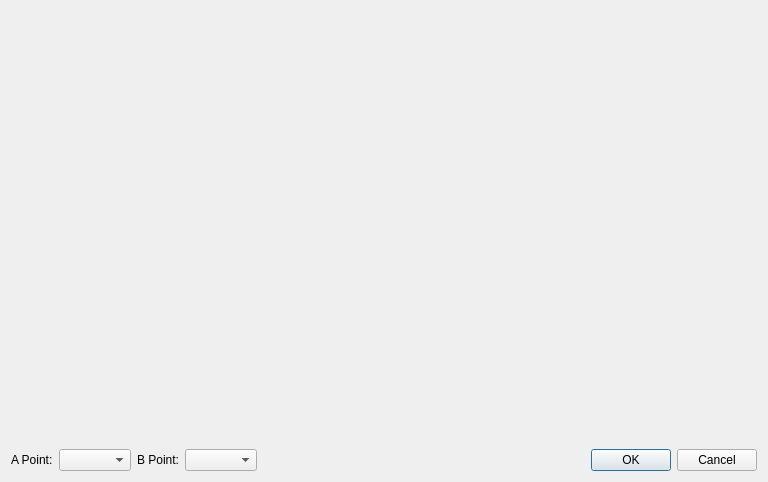
<?xml version="1.0" encoding="UTF-8"?>
<ui version="4.0">
 <class>Dialog</class>
 <widget class="QDialog" name="Dialog">
  <property name="geometry">
   <rect>
    <x>0</x>
    <y>0</y>
    <width>768</width>
    <height>482</height>
   </rect>
  </property>
  <property name="windowIcon">
   <iconset resource="../../../../icons.qrc">
    <normaloff>:/icons/ti.png</normaloff>:/icons/ti.png</iconset>
  </property>
  <property name="modal">
   <bool>true</bool>
  </property>
  <layout class="QVBoxLayout" name="verticalLayout_3">
   <item>
    <widget class="QLabel" name="main_label"/>
   </item>
   <item>
    <widget class="QLabel" name="graph_label">
     <property name="sizePolicy">
      <sizepolicy hsizetype="Fixed" vsizetype="Fixed">
       <horstretch>0</horstretch>
       <verstretch>0</verstretch>
      </sizepolicy>
     </property>
     <property name="pixmap">
      <pixmap resource="../../../../preview.qrc">:/icons/preview/PLAP.png</pixmap>
     </property>
    </widget>
   </item>
   <item>
    <layout class="QHBoxLayout" name="horizontalLayout">
     <item>
      <widget class="QLabel" name="point_A_label">
       <property name="text">
        <string>A Point:</string>
       </property>
      </widget>
     </item>
     <item>
      <widget class="QComboBox" name="point_A"/>
     </item>
     <item>
      <widget class="QLabel" name="point_B_label">
       <property name="text">
        <string>B Point:</string>
       </property>
      </widget>
     </item>
     <item>
      <widget class="QComboBox" name="point_B"/>
     </item>
     <item>
      <spacer name="horizontalSpacer">
       <property name="orientation">
        <enum>Qt::Horizontal</enum>
       </property>
       <property name="sizeHint" stdset="0">
        <size>
         <width>40</width>
         <height>20</height>
        </size>
       </property>
      </spacer>
     </item>
     <item>
      <widget class="QDialogButtonBox" name="buttonBox">
       <property name="standardButtons">
        <set>QDialogButtonBox::Cancel|QDialogButtonBox::Ok</set>
       </property>
      </widget>
     </item>
    </layout>
   </item>
  </layout>
 </widget>
 <resources>
  <include location="../../../../preview.qrc"/>
  <include location="../../../../icons.qrc"/>
  <include location="../../../../preview.qrc"/>
 </resources>
 <connections>
  <connection>
   <sender>buttonBox</sender>
   <signal>accepted()</signal>
   <receiver>Dialog</receiver>
   <slot>accept()</slot>
   <hints>
    <hint type="sourcelabel">
     <x>638</x>
     <y>457</y>
    </hint>
    <hint type="destinationlabel">
     <x>383</x>
     <y>240</y>
    </hint>
   </hints>
  </connection>
  <connection>
   <sender>buttonBox</sender>
   <signal>rejected()</signal>
   <receiver>Dialog</receiver>
   <slot>reject()</slot>
   <hints>
    <hint type="sourcelabel">
     <x>638</x>
     <y>457</y>
    </hint>
    <hint type="destinationlabel">
     <x>383</x>
     <y>240</y>
    </hint>
   </hints>
  </connection>
 </connections>
</ui>
